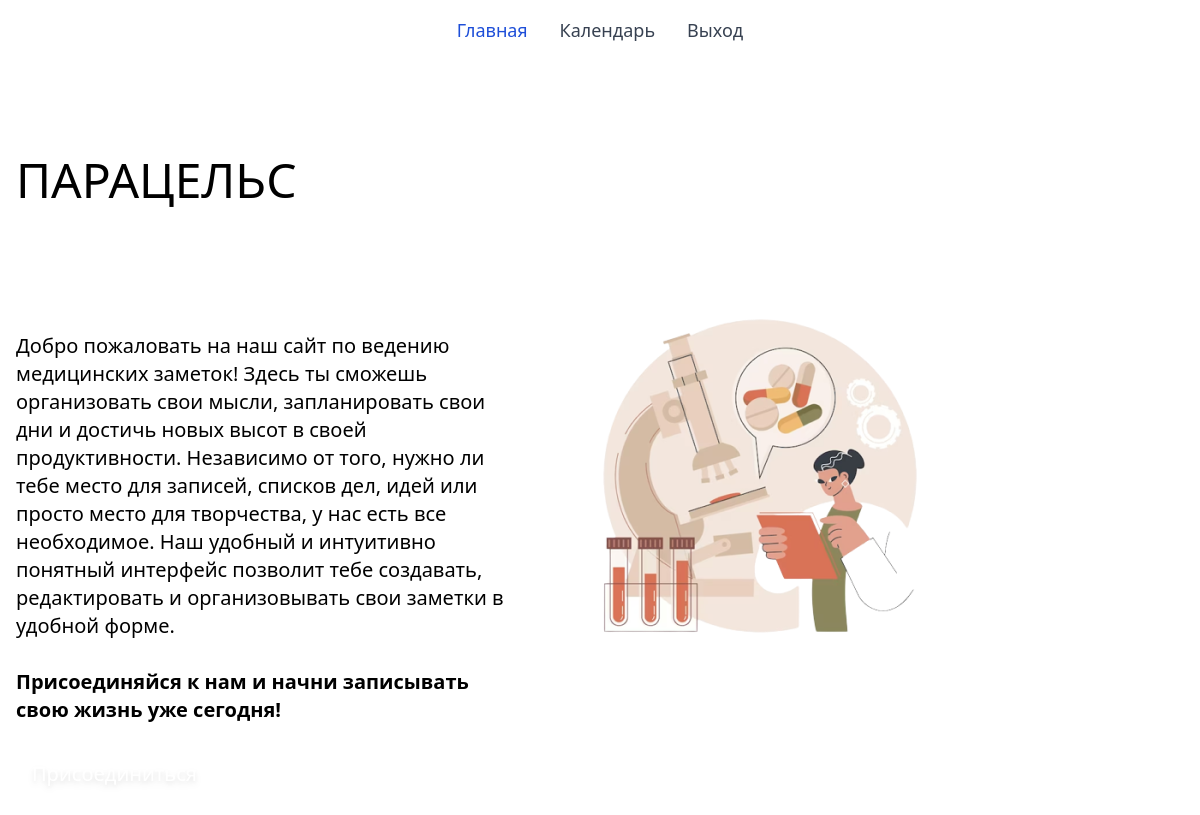
Page / (signed in) on the committed database.
### main/models.py (models this page shows, shortened)
class Profile(models.Model):
    title = models.CharField("Заголовок сайта", max_length=50)
    slogan = models.TextField(
        "Слоган",
        max_length=100,
        null=True,
        blank=True,
    )
    description = models.TextField(
        "Описание",
        max_length=700,
        null=True,
        blank=True,
    )
    img = models.FileField("Главная картинка")

### main/views.py (the view)
# urls.py: path("", main.index, name="index"),
def index(request):
    profile = Profile.objects.first()
    content = {
        "title": "Главная",
        "profile": profile,
    }
    return render(request, "main/index.html", content)

### main/context_processors.py (called while the page is built)
def profile(request):
    return {"profile": Profile.objects.first()}

### main/templates/main/index.html
{% extends "main/base.html" %}
{% load static %}
{% block content %}
<div class="container flex w-full flex-col md:flex-row p-4 mt-20 mb-20">
    <div class="flex flex-col w-full md:w-1/2">
        <h1 class="title uppercase mb-7 text-5xl">{{ profile.title }}</h1>
        <p class="text-3xl text-white mb-7">{{ profile.slogan }}</p>
        <p class="mb-7 text-xl"> {{ profile.description|safe }}</p>
        <div class="flex w-1/2">
            <a href="{% url 'main:registration' %}"class="join-btn text-white px-4 py-2 rounded-md drop-shadow-md text-xl">Присоединиться</a>
        </div>
    </div>
    <div class="flex w-full md:w-1/2 justify-center place-items-center">
        <img src="{{ profile.img.url }}" alt="{{ profile.title }}">
    </div>
</div>
{% endblock %}

### rows in the picture
Profile: title "ПАРАЦЕЛЬС", description "Добро пожаловать на наш сайт по ведению медицинских заметок! Здесь ты сможешь организовать свои мысли, запланировать свои дни и достичь новых высот в своей продуктивности. Независимо от того, нужно ли тебе место для записей, списков дел, идей или просто место для творчества, у нас есть все необходимое. Наш удобный и интуитивно понятный интерфейс позволит тебе создавать, редактировать и организовывать свои заметки в удобной форме. Присоединяйся к нам и начни записывать свою жизнь уже сегодня!", img (picture)
